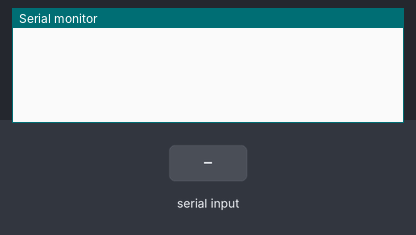
Recording of a sketch running on a simulated Arduino Uno, built with avr-gcc and run on an emulated ATmega328P. Shown: the last lines printed to the serial monitor. The test bench sets the inputs (shaded band).

Above: at 1.2 s.
1.3 s: "90,45\n" received over the second serial link
At 2.1 s:
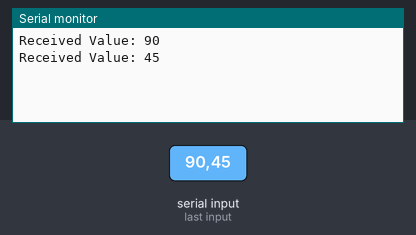
2.8 s: "30,150\n" received over the second serial link
At 4.9 s:
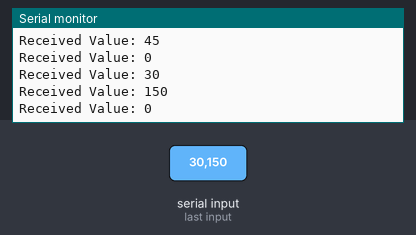
Timing chart, 0 to 6.4 s (numbered marks = the images above; inputs shaded):
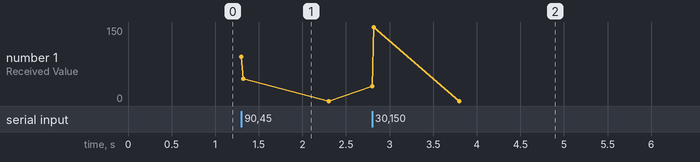

Measured:
- after the input at 1.3 s, the serial monitor: prints a new line at once (image 1)
- after the input at 2.8 s, the serial monitor: prints a new line at once (image 2)

The sketch:

13_UART_Com_UNO_UNOB.ino
```cpp
#include <SoftwareSerial.h>

SoftwareSerial mySerial(0, 1); // RX, TX (only RX used here)

void setup() {
  Serial.begin(9600);      // USB Serial Monitor
  mySerial.begin(9600);    // SoftwareSerial receive
}

void loop() {
  if (mySerial.available()) {
    int value = mySerial.parseInt();
    Serial.print("Received Value: ");
    Serial.println(value);
  }
}
```
